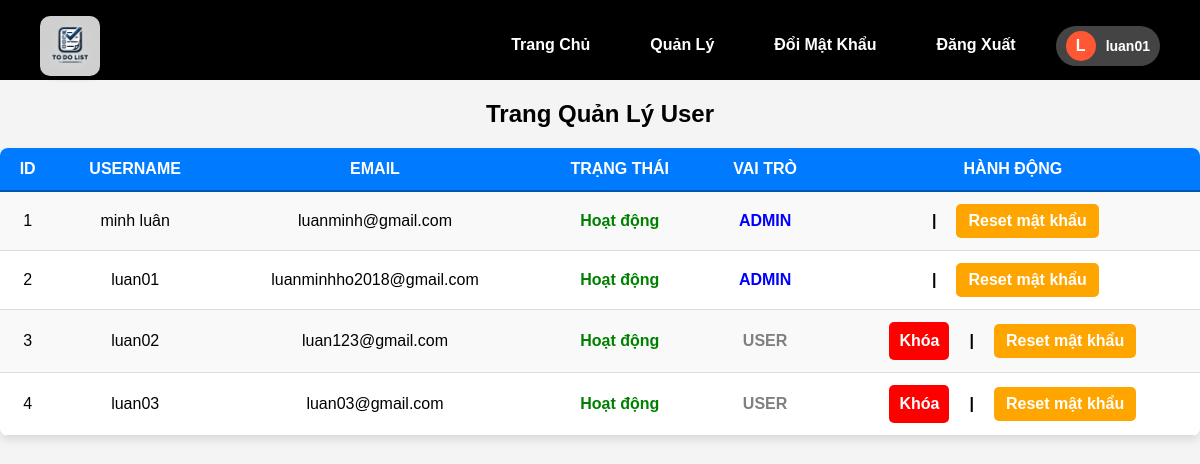
The app's page /admin (signed in) with its own data.
### models.py (models this page shows, shortened)
class User(db.Model, UserMixin):
    id = db.Column(db.Integer, primary_key=True)
    username = db.Column(db.String(150), unique=True, nullable=False)
    email = db.Column(db.String(150), unique=True, nullable=False)
    password = db.Column(db.String(150), nullable=False)
    is_admin = db.Column(db.Boolean, default=False)
    is_blocked = db.Column(db.Boolean, default=False)

### app.py (the view)
@app.route('/admin')
@login_required
def admin():
    if not current_user.is_authenticated or not current_user.is_admin:
        flash('Bạn không có quyền truy cập!', 'danger')
        return redirect(url_for('home'))
    users = User.query.all()
    return render_template('admin.html', users=users)

### app.py (called while the page is built)
@login_manager.user_loader
def load_user(user_id):
    return User.query.get(int(user_id))

### templates/admin.html (shortened to what this page needs)
{% extends "base.html" %}
{% block content %}
    <div class="table-container">
    <h2>Trang Quản Lý User</h2>
        <table>
            <tr>
                <th>ID</th>
                <th>Username</th>
                <th>Email</th>
                <th>Trạng thái</th>
                <th>Vai trò</th>
                <th>Hành động</th>
            </tr>
            {% for user in users %}
            <tr>
                <td>{{ user.id }}</td>
                <td>{{ user.username }}</td>
                <td>{{ user.email }}</td>
                <td>
                    {% if user.is_blocked %}
                        <span style="color: red;">Bị khóa</span>
                    {% else %}
                        <span style="color: green;">Hoạt động</span>
                    {% endif %}
                </td>
                <td>
                    {% if user.is_admin %}
                        <span style="color: blue;">Admin</span>
                    {% else %}
                        <span style="color: gray;">User</span>
                    {% endif %}
                    <td class="action-buttons">
                        {% if user.is_blocked %}
                            <a href="{{ url_for('unblock_user', user_id=user.id) }}" class="btn-unblock">Mở khóa</a>
                        {% else %}
                            {% if not user.is_admin %}
                                <a href="{{ url_for('block_user', user_id=user.id) }}" class="btn-danger">Khóa</a>
                            {% endif %}
                        {% endif %}
                        <span class="separator">|</span>
                        <a href="{{ url_for('reset_password', user_id=user.id) }}" class="btn-warning">Reset mật khẩu</a>
                    </td>
            </tr>
            {% endfor %}
        </table>
    </div>
{% endblock %}

### templates/base.html (shortened to what this page needs)
<!DOCTYPE html>
<html lang="en">
<head>
    <link rel="stylesheet" type="text/css" href="{{ url_for('static', filename='style.css') }}">
    <link rel="stylesheet" href="https://cdnjs.cloudflare.com/ajax/libs/font-awesome/6.4.2/css/all.min.css">
</head>
<body>
<nav class="navbar">
    <div class="navbar-container">
        <div class="navbar-logo">
            <img src="{{ url_for('static', filename='todolist.webp') }}" alt="Logo">
        </div>
        <ul class="navbar-menu">
            <li><a href="{{ url_for('home') }}">Trang Chủ</a></li>
            {% if current_user.is_authenticated %}
                {% if current_user.is_admin %}
                    <li><a href="{{ url_for('admin') }}">Quản Lý</a></li>
                {% endif %}
                <li><a href="{{ url_for('change_password') }}">Đổi Mật Khẩu</a></li>
                <li><a href="{{ url_for('logout') }}">Đăng Xuất</a></li>
                <li class="user-profile">
                    <div class="user-avatar">
                        <span class="avatar-letter">{{ current_user.username[0]|upper }}</span>
                    </div>
                    <span class="username">{{ current_user.username }}</span>
                </li>
            {% else %}
                <li><a href="{{ url_for('register') }}">Đăng Ký</a></li>
                <li><a href="{{ url_for('login') }}" class="active">Đăng Nhập</a></li>
            {% endif %}
        </ul>
    </div>
</nav>
{% block content %}{% endblock %}
</html>

### static/style.css (style rules this page uses)
body { font-family: Arial, sans-serif; background-color: #f4f4f4; margin: 0; padding: 0; text-align: center; }
nav { background-color: black ! important ; padding: 10px 40px; height: 60px; text-align: center; }
nav a { color: white; text-decoration: none; padding: 10px 20px; display: inline-block; }
.navbar-container { display: flex; justify-content: space-between; align-items: center; }
.navbar-logo { display: flex; align-items: center; }
.navbar-logo img { width: 60px; height: 60px; margin-right: 10px; border-radius: 10px; box-shadow: 2px 2px 5px rgba(0, 0, 0, 0.2); }
.navbar-menu { list-style: none; display: flex; margin-left: auto; gap: 20px; }
.navbar-menu li { margin: 0; }
.navbar-menu a { text-decoration: none; font-weight: bold; font-size: 16px; color: white; }
.user-profile { display: flex; align-items: center; gap: 10px; padding: 5px 10px; border-radius: 20px; background-color: #444; cursor: pointer; }
.user-avatar { width: 30px; height: 30px; background-color: #ff5733; color: white; font-size: 16px; font-weight: bold; display: flex; align-items: center; justify-content: center; border-radius: 50%; }
.username { font-size: 14px; font-weight: bold; color: white; }
table { width: 100%; border-collapse: collapse; margin-top: 20px; background: white; border-radius: 8px; overflow: hidden; box-shadow: 0px 4px 8px rgba(0, 0, 0, 0.1); }
th { background-color: #007bff; color: white; padding: 12px; text-transform: uppercase; font-weight: bold; border-bottom: 2px solid #0056b3; }
td { padding: 12px; text-align: center; border-bottom: 1px solid #ddd; }
tr:nth-child(even) { background-color: #f9f9f9; }
td:nth-child(4), td:nth-child(5) { font-weight: bold; }
td:nth-child(5) { font-weight: bold; text-transform: uppercase; }
.btn-danger { background-color: red; color: white; font-weight: bold; padding: 8px 12px; text-decoration: none; border: none; border-radius: 5px; cursor: pointer; display: inline-block; transition: background 0.3s; }
.btn-warning { background-color: orange; color: white; font-weight: bold; padding: 8px 12px; border: none; border-radius: 5px; text-decoration: none; cursor: pointer; display: inline-block; transition: background 0.3s; }
.action-buttons { display: flex; justify-content: center; align-items: center; gap: 15px; white-space: nowrap; }
.separator { font-weight: bold; padding: 0 5px; }
.btn-danger { background-color: red; border: none; padding: 10px; font-weight: bold; }

### records on screen
User: username "L", username "luan01", id "2", email "luanminhho2018@gmail.com", is_blocked "Hoạt động", is_admin "ADMIN"
User: id "1", username "minh luân", email "luanminh@gmail.com", is_blocked "Hoạt động", is_admin "ADMIN"
User: id "3", username "luan02", email "luan123@gmail.com", is_blocked "Hoạt động", is_admin "USER"
User: id "4", username "luan03", email "luan03@gmail.com", is_blocked "Hoạt động", is_admin "USER"
